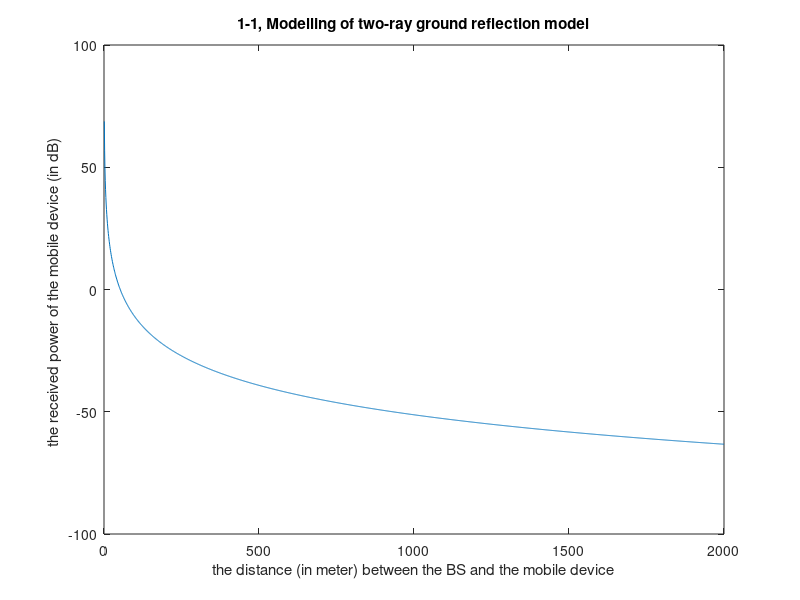

The MATLAB source for this figure: (Note: this script raises an error after producing the figure.)
T = 27;
bw = 10000000;
p_bs_dbm = 33;
gt_db = 14;
gr_db = 14;
h_bs = 51.5;
h_md = 1.5;
scale = 2000;

pt = 10.^((p_bs_dbm - 30) / 10); %pt: transmit power
gt = 10.^(gt_db / 10); %gt: transmit antenna gain
gr = 10.^(gr_db / 10); %gr: receive antenna gain
ht = h_bs; %ht: transmit antenna height
hr = h_md; %hr: receive antenna height
d = 1:1:scale; %d: reference distance, the distance between the BS and the mobile device (in meter) as the x-axis.
pl = zeros(1,scale);
pr = zeros(1,scale);
pl = (ht*hr)^2 * (1./d).^4; %pl: path loss
%pr: receive power, the received power of the mobile device (in dB) as the y-axis 
pr = pl * pt * gt * gr;
pr_db = 10*log10(pr);

%1-1
figure;
plot(d, pr_db);
xlabel('the distance (in meter) between the BS and the mobile device'); ylabel('the received power of the mobile device (in dB) ');
title('1-1, Modelling of two-ray ground reflection model');
h = legend('two-ray Model',1);

%1-2
% sinr: (signal power)/(interference power+noise power), SINR = S/(I+N)
k = 1.38 * 10^(-23); % Boltzmans constant
n = k * (T + 273.15) * bw; % Thermal noise power
inter = 0;
sinr = 10*log10( pr / (inter + n) );
figure;
plot(d, sinr);
xlabel('the distance (in meter) between the BS and the mobile device'); ylabel('SINR of the mobile device (in dB)');
title('1-2, Modelling of two-ray ground reflection model');
h = legend('two-ray Model',1);